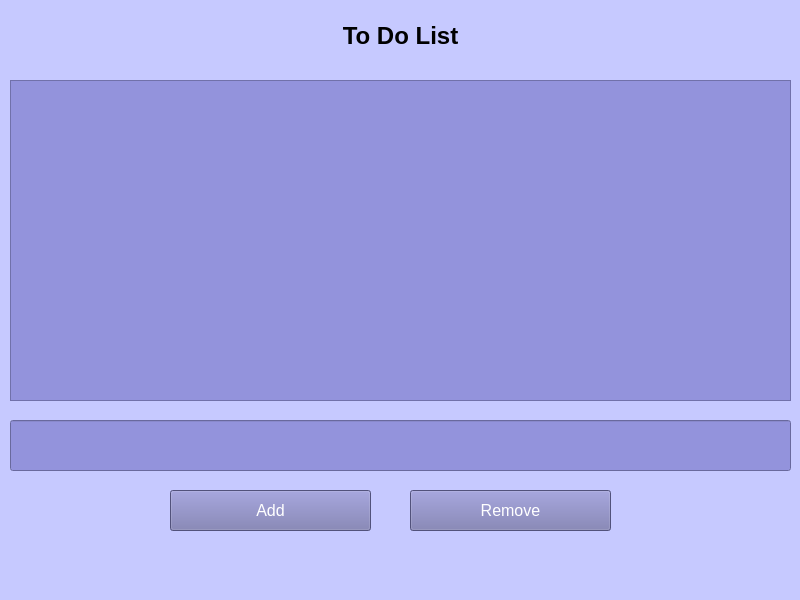
<?xml version="1.0" encoding="UTF-8"?>
<ui version="4.0">
 <class>MainWindow</class>
 <widget class="QMainWindow" name="MainWindow">
  <property name="geometry">
   <rect>
    <x>0</x>
    <y>0</y>
    <width>800</width>
    <height>600</height>
   </rect>
  </property>
  <property name="windowTitle">
   <string>MainWindow</string>
  </property>
  <property name="styleSheet">
   <string notr="true">background-color: rgb(198, 201, 255);</string>
  </property>
  <widget class="QWidget" name="centralwidget">
   <widget class="QLabel" name="title">
    <property name="geometry">
     <rect>
      <x>10</x>
      <y>10</y>
      <width>781</width>
      <height>51</height>
     </rect>
    </property>
    <property name="font">
     <font>
      <pointsize>18</pointsize>
      <weight>75</weight>
      <bold>true</bold>
     </font>
    </property>
    <property name="text">
     <string>To Do List</string>
    </property>
    <property name="alignment">
     <set>Qt::AlignCenter</set>
    </property>
   </widget>
   <widget class="QListWidget" name="listWidget">
    <property name="geometry">
     <rect>
      <x>10</x>
      <y>80</y>
      <width>781</width>
      <height>321</height>
     </rect>
    </property>
    <property name="styleSheet">
     <string notr="true">font: 13pt &quot;MS Shell Dlg 2&quot;;
color: rgb(255, 255, 255);
background-color: rgb(147, 147, 220);</string>
    </property>
    <property name="frameShape">
     <enum>QFrame::StyledPanel</enum>
    </property>
    <property name="frameShadow">
     <enum>QFrame::Plain</enum>
    </property>
   </widget>
   <widget class="QLineEdit" name="lineEdit">
    <property name="geometry">
     <rect>
      <x>10</x>
      <y>420</y>
      <width>781</width>
      <height>51</height>
     </rect>
    </property>
    <property name="styleSheet">
     <string notr="true">font: 12pt &quot;MS Shell Dlg 2&quot;;
color: rgb(255, 255, 255);
background-color: rgb(147, 147, 220);</string>
    </property>
   </widget>
   <widget class="QPushButton" name="btnadd">
    <property name="geometry">
     <rect>
      <x>170</x>
      <y>490</y>
      <width>201</width>
      <height>41</height>
     </rect>
    </property>
    <property name="font">
     <font>
      <pointsize>12</pointsize>
     </font>
    </property>
    <property name="styleSheet">
     <string notr="true">background-color: rgb(115, 115, 172);
color: rgb(255, 255, 255);</string>
    </property>
    <property name="text">
     <string>Add</string>
    </property>
   </widget>
   <widget class="QPushButton" name="btnremove">
    <property name="geometry">
     <rect>
      <x>410</x>
      <y>490</y>
      <width>201</width>
      <height>41</height>
     </rect>
    </property>
    <property name="font">
     <font>
      <pointsize>12</pointsize>
     </font>
    </property>
    <property name="styleSheet">
     <string notr="true">background-color: rgb(115, 115, 172);
color: rgb(255, 255, 255);</string>
    </property>
    <property name="text">
     <string>Remove</string>
    </property>
   </widget>
  </widget>
  <widget class="QMenuBar" name="menubar">
   <property name="geometry">
    <rect>
     <x>0</x>
     <y>0</y>
     <width>800</width>
     <height>22</height>
    </rect>
   </property>
  </widget>
  <widget class="QStatusBar" name="statusbar"/>
 </widget>
 <resources/>
 <connections/>
</ui>
